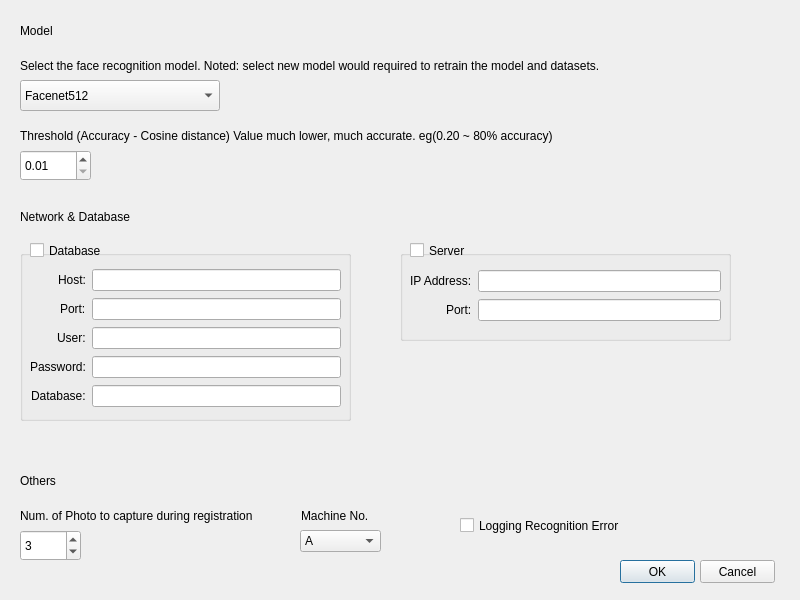
<?xml version="1.0" encoding="UTF-8"?>
<ui version="4.0">
 <class>Dialog</class>
 <widget class="QDialog" name="Dialog">
  <property name="geometry">
   <rect>
    <x>0</x>
    <y>0</y>
    <width>800</width>
    <height>600</height>
   </rect>
  </property>
  <property name="sizePolicy">
   <sizepolicy hsizetype="Preferred" vsizetype="Preferred">
    <horstretch>0</horstretch>
    <verstretch>48</verstretch>
   </sizepolicy>
  </property>
  <property name="minimumSize">
   <size>
    <width>800</width>
    <height>600</height>
   </size>
  </property>
  <property name="maximumSize">
   <size>
    <width>800</width>
    <height>600</height>
   </size>
  </property>
  <property name="windowTitle">
   <string>Settings</string>
  </property>
  <property name="styleSheet">
   <string notr="true"/>
  </property>
  <widget class="QComboBox" name="comboBox_model">
   <property name="geometry">
    <rect>
     <x>20</x>
     <y>80</y>
     <width>200</width>
     <height>31</height>
    </rect>
   </property>
   <property name="maximumSize">
    <size>
     <width>200</width>
     <height>16777215</height>
    </size>
   </property>
   <property name="cursor">
    <cursorShape>PointingHandCursor</cursorShape>
   </property>
   <property name="layoutDirection">
    <enum>Qt::LeftToRight</enum>
   </property>
   <property name="autoFillBackground">
    <bool>false</bool>
   </property>
   <property name="styleSheet">
    <string notr="true">font: 11pt &quot;MS Shell Dlg 2&quot;;</string>
   </property>
   <property name="currentText">
    <string>Facenet512</string>
   </property>
   <property name="frame">
    <bool>true</bool>
   </property>
   <property name="modelColumn">
    <number>0</number>
   </property>
   <item>
    <property name="text">
     <string>Facenet512</string>
    </property>
    <property name="icon">
     <iconset>
      <normaloff>../images/icon/google.png</normaloff>../images/icon/google.png</iconset>
    </property>
   </item>
   <item>
    <property name="text">
     <string>Facenet</string>
    </property>
    <property name="icon">
     <iconset>
      <normaloff>../images/icon/google.png</normaloff>../images/icon/google.png</iconset>
    </property>
   </item>
   <item>
    <property name="text">
     <string>DeepFace</string>
    </property>
    <property name="icon">
     <iconset>
      <normaloff>../images/icon/facebook.png</normaloff>../images/icon/facebook.png</iconset>
    </property>
   </item>
   <item>
    <property name="text">
     <string>VGG-Face</string>
    </property>
    <property name="icon">
     <iconset>
      <normaloff>../images/icon/oxford.png</normaloff>../images/icon/oxford.png</iconset>
    </property>
   </item>
   <item>
    <property name="text">
     <string>ArcFace</string>
    </property>
    <property name="icon">
     <iconset>
      <normaloff>../images/icon/imperial colleage.png</normaloff>../images/icon/imperial colleage.png</iconset>
    </property>
   </item>
   <item>
    <property name="text">
     <string>SFace</string>
    </property>
    <property name="icon">
     <iconset>
      <normaloff>../images/icon/BUPT.png</normaloff>../images/icon/BUPT.png</iconset>
    </property>
   </item>
  </widget>
  <widget class="QLabel" name="label_2">
   <property name="geometry">
    <rect>
     <x>20</x>
     <y>10</y>
     <width>351</width>
     <height>41</height>
    </rect>
   </property>
   <property name="styleSheet">
    <string notr="true">font: 87 20pt &quot;Arial Black&quot;;
font: 81 20pt &quot;Cantarell Extra Bold&quot;;</string>
   </property>
   <property name="text">
    <string>Model</string>
   </property>
   <property name="alignment">
    <set>Qt::AlignLeading|Qt::AlignLeft|Qt::AlignVCenter</set>
   </property>
   <property name="margin">
    <number>0</number>
   </property>
   <property name="indent">
    <number>0</number>
   </property>
  </widget>
  <widget class="QLabel" name="label">
   <property name="geometry">
    <rect>
     <x>20</x>
     <y>50</y>
     <width>771</width>
     <height>31</height>
    </rect>
   </property>
   <property name="text">
    <string>Select the face recognition model. Noted: select new model would required to retrain the model and datasets.</string>
   </property>
  </widget>
  <widget class="QDoubleSpinBox" name="threshold_label">
   <property name="geometry">
    <rect>
     <x>20</x>
     <y>150</y>
     <width>71</width>
     <height>31</height>
    </rect>
   </property>
   <property name="cursor">
    <cursorShape>ArrowCursor</cursorShape>
   </property>
   <property name="styleSheet">
    <string notr="true">font: 11pt &quot;MS Shell Dlg 2&quot;;</string>
   </property>
   <property name="inputMethodHints">
    <set>Qt::ImhNone</set>
   </property>
   <property name="minimum">
    <double>0.010000000000000</double>
   </property>
   <property name="maximum">
    <double>1.000000000000000</double>
   </property>
   <property name="singleStep">
    <double>0.010000000000000</double>
   </property>
   <property name="value">
    <double>0.010000000000000</double>
   </property>
  </widget>
  <widget class="QLabel" name="label_3">
   <property name="geometry">
    <rect>
     <x>20</x>
     <y>120</y>
     <width>761</width>
     <height>31</height>
    </rect>
   </property>
   <property name="text">
    <string>Threshold (Accuracy - Cosine distance) Value much lower, much accurate. eg(0.20 ~ 80% accuracy)</string>
   </property>
  </widget>
  <widget class="QLabel" name="label_4">
   <property name="geometry">
    <rect>
     <x>20</x>
     <y>191</y>
     <width>351</width>
     <height>51</height>
    </rect>
   </property>
   <property name="styleSheet">
    <string notr="true">font: 87 20pt &quot;Arial Black&quot;;
font: 81 20pt &quot;Cantarell Extra Bold&quot;;</string>
   </property>
   <property name="text">
    <string>Network &amp; Database</string>
   </property>
   <property name="alignment">
    <set>Qt::AlignLeading|Qt::AlignLeft|Qt::AlignVCenter</set>
   </property>
   <property name="margin">
    <number>0</number>
   </property>
   <property name="indent">
    <number>0</number>
   </property>
  </widget>
  <widget class="QCheckBox" name="checkBox_server">
   <property name="geometry">
    <rect>
     <x>410</x>
     <y>240</y>
     <width>81</width>
     <height>21</height>
    </rect>
   </property>
   <property name="text">
    <string>Server</string>
   </property>
  </widget>
  <widget class="QGroupBox" name="groupBox">
   <property name="geometry">
    <rect>
     <x>20</x>
     <y>250</y>
     <width>331</width>
     <height>171</height>
    </rect>
   </property>
   <property name="title">
    <string/>
   </property>
   <widget class="QWidget" name="horizontalLayoutWidget">
    <property name="geometry">
     <rect>
      <x>10</x>
      <y>19</y>
      <width>311</width>
      <height>141</height>
     </rect>
    </property>
    <layout class="QFormLayout" name="formLayout">
     <property name="labelAlignment">
      <set>Qt::AlignRight|Qt::AlignTrailing|Qt::AlignVCenter</set>
     </property>
     <property name="formAlignment">
      <set>Qt::AlignLeading|Qt::AlignLeft|Qt::AlignTop</set>
     </property>
     <property name="horizontalSpacing">
      <number>6</number>
     </property>
     <property name="verticalSpacing">
      <number>7</number>
     </property>
     <property name="rightMargin">
      <number>0</number>
     </property>
     <item row="0" column="0">
      <widget class="QLabel" name="label_5">
       <property name="text">
        <string>Host:</string>
       </property>
      </widget>
     </item>
     <item row="0" column="1">
      <widget class="QLineEdit" name="db_host">
       <property name="focusPolicy">
        <enum>Qt::StrongFocus</enum>
       </property>
       <property name="contextMenuPolicy">
        <enum>Qt::DefaultContextMenu</enum>
       </property>
       <property name="inputMethodHints">
        <set>Qt::ImhPreferUppercase|Qt::ImhUppercaseOnly</set>
       </property>
      </widget>
     </item>
     <item row="1" column="0">
      <widget class="QLabel" name="label_6">
       <property name="enabled">
        <bool>true</bool>
       </property>
       <property name="text">
        <string>Port:</string>
       </property>
      </widget>
     </item>
     <item row="1" column="1">
      <widget class="QLineEdit" name="db_port">
       <property name="enabled">
        <bool>true</bool>
       </property>
       <property name="inputMethodHints">
        <set>Qt::ImhDigitsOnly</set>
       </property>
       <property name="maxLength">
        <number>5</number>
       </property>
      </widget>
     </item>
     <item row="2" column="0">
      <widget class="QLabel" name="label_7">
       <property name="text">
        <string>User:</string>
       </property>
      </widget>
     </item>
     <item row="2" column="1">
      <widget class="QLineEdit" name="db_user"/>
     </item>
     <item row="3" column="0">
      <widget class="QLabel" name="label_8">
       <property name="text">
        <string>Password:</string>
       </property>
      </widget>
     </item>
     <item row="3" column="1">
      <widget class="QLineEdit" name="db_password">
       <property name="inputMethodHints">
        <set>Qt::ImhHiddenText</set>
       </property>
      </widget>
     </item>
     <item row="4" column="0">
      <widget class="QLabel" name="label_9">
       <property name="text">
        <string>Database:</string>
       </property>
      </widget>
     </item>
     <item row="4" column="1">
      <widget class="QLineEdit" name="db_database"/>
     </item>
    </layout>
   </widget>
  </widget>
  <widget class="QCheckBox" name="checkBox_db">
   <property name="geometry">
    <rect>
     <x>30</x>
     <y>240</y>
     <width>101</width>
     <height>21</height>
    </rect>
   </property>
   <property name="text">
    <string>Database</string>
   </property>
  </widget>
  <widget class="QGroupBox" name="groupBox_2">
   <property name="geometry">
    <rect>
     <x>400</x>
     <y>250</y>
     <width>331</width>
     <height>91</height>
    </rect>
   </property>
   <property name="title">
    <string/>
   </property>
   <widget class="QWidget" name="horizontalLayoutWidget_2">
    <property name="geometry">
     <rect>
      <x>10</x>
      <y>20</y>
      <width>311</width>
      <height>61</height>
     </rect>
    </property>
    <layout class="QFormLayout" name="formLayout_2">
     <property name="labelAlignment">
      <set>Qt::AlignRight|Qt::AlignTrailing|Qt::AlignVCenter</set>
     </property>
     <property name="formAlignment">
      <set>Qt::AlignLeading|Qt::AlignLeft|Qt::AlignTop</set>
     </property>
     <property name="horizontalSpacing">
      <number>6</number>
     </property>
     <property name="verticalSpacing">
      <number>7</number>
     </property>
     <property name="rightMargin">
      <number>0</number>
     </property>
     <item row="0" column="0">
      <widget class="QLabel" name="label_14">
       <property name="text">
        <string>IP Address:</string>
       </property>
      </widget>
     </item>
     <item row="0" column="1">
      <widget class="QLineEdit" name="server_ip">
       <property name="focusPolicy">
        <enum>Qt::StrongFocus</enum>
       </property>
       <property name="contextMenuPolicy">
        <enum>Qt::DefaultContextMenu</enum>
       </property>
       <property name="inputMethodHints">
        <set>Qt::ImhNone</set>
       </property>
      </widget>
     </item>
     <item row="1" column="0">
      <widget class="QLabel" name="label_10">
       <property name="enabled">
        <bool>true</bool>
       </property>
       <property name="text">
        <string>Port:</string>
       </property>
      </widget>
     </item>
     <item row="1" column="1">
      <widget class="QLineEdit" name="server_port">
       <property name="enabled">
        <bool>true</bool>
       </property>
       <property name="inputMethodHints">
        <set>Qt::ImhDigitsOnly</set>
       </property>
       <property name="maxLength">
        <number>5</number>
       </property>
      </widget>
     </item>
    </layout>
   </widget>
  </widget>
  <widget class="QLabel" name="label_17">
   <property name="geometry">
    <rect>
     <x>20</x>
     <y>460</y>
     <width>351</width>
     <height>41</height>
    </rect>
   </property>
   <property name="styleSheet">
    <string notr="true">font: 87 20pt &quot;Arial Black&quot;;
font: 81 20pt &quot;Cantarell Extra Bold&quot;;</string>
   </property>
   <property name="text">
    <string>Others</string>
   </property>
   <property name="alignment">
    <set>Qt::AlignLeading|Qt::AlignLeft|Qt::AlignVCenter</set>
   </property>
   <property name="margin">
    <number>0</number>
   </property>
   <property name="indent">
    <number>0</number>
   </property>
  </widget>
  <widget class="QLabel" name="label_18">
   <property name="geometry">
    <rect>
     <x>20</x>
     <y>500</y>
     <width>251</width>
     <height>31</height>
    </rect>
   </property>
   <property name="text">
    <string>Num. of Photo to capture during registration</string>
   </property>
   <property name="wordWrap">
    <bool>true</bool>
   </property>
   <property name="indent">
    <number>0</number>
   </property>
  </widget>
  <widget class="QSpinBox" name="num_photo">
   <property name="geometry">
    <rect>
     <x>20</x>
     <y>530</y>
     <width>61</width>
     <height>31</height>
    </rect>
   </property>
   <property name="styleSheet">
    <string notr="true">font: 11pt &quot;MS Shell Dlg 2&quot;;</string>
   </property>
   <property name="suffix">
    <string/>
   </property>
   <property name="prefix">
    <string/>
   </property>
   <property name="minimum">
    <number>1</number>
   </property>
   <property name="maximum">
    <number>9</number>
   </property>
   <property name="value">
    <number>3</number>
   </property>
  </widget>
  <widget class="QCheckBox" name="checkBox_logging">
   <property name="geometry">
    <rect>
     <x>460</x>
     <y>510</y>
     <width>191</width>
     <height>31</height>
    </rect>
   </property>
   <property name="text">
    <string>Logging Recognition Error</string>
   </property>
  </widget>
  <widget class="QPushButton" name="save_button">
   <property name="geometry">
    <rect>
     <x>620</x>
     <y>560</y>
     <width>75</width>
     <height>23</height>
    </rect>
   </property>
   <property name="cursor">
    <cursorShape>PointingHandCursor</cursorShape>
   </property>
   <property name="text">
    <string>OK</string>
   </property>
  </widget>
  <widget class="QPushButton" name="cancel_button">
   <property name="geometry">
    <rect>
     <x>700</x>
     <y>560</y>
     <width>75</width>
     <height>23</height>
    </rect>
   </property>
   <property name="cursor">
    <cursorShape>PointingHandCursor</cursorShape>
   </property>
   <property name="text">
    <string>Cancel</string>
   </property>
  </widget>
  <widget class="QLabel" name="label_19">
   <property name="geometry">
    <rect>
     <x>300</x>
     <y>500</y>
     <width>121</width>
     <height>31</height>
    </rect>
   </property>
   <property name="text">
    <string>Machine No.</string>
   </property>
   <property name="wordWrap">
    <bool>true</bool>
   </property>
   <property name="indent">
    <number>1</number>
   </property>
  </widget>
  <widget class="QComboBox" name="comboBox_machine">
   <property name="geometry">
    <rect>
     <x>300</x>
     <y>530</y>
     <width>81</width>
     <height>22</height>
    </rect>
   </property>
   <property name="styleSheet">
    <string notr="true">font: 10pt &quot;MS Shell Dlg 2&quot;;</string>
   </property>
   <item>
    <property name="text">
     <string>A</string>
    </property>
   </item>
   <item>
    <property name="text">
     <string>B</string>
    </property>
   </item>
   <item>
    <property name="text">
     <string>C</string>
    </property>
   </item>
   <item>
    <property name="text">
     <string>D</string>
    </property>
   </item>
   <item>
    <property name="text">
     <string>E</string>
    </property>
   </item>
  </widget>
  <widget class="QLabel" name="label_11">
   <property name="geometry">
    <rect>
     <x>760</x>
     <y>10</y>
     <width>21</width>
     <height>21</height>
    </rect>
   </property>
   <property name="cursor">
    <cursorShape>WhatsThisCursor</cursorShape>
   </property>
   <property name="toolTip">
    <string>&lt;html&gt;&lt;head/&gt;&lt;body&gt;&lt;p&gt;This project give credits to System Engineer of CSC Steel who is &lt;span style=&quot; font-weight:600;&quot;&gt;Liew Kim Soon&lt;/span&gt; for his guiding and &lt;span style=&quot; font-weight:600;&quot;&gt;Sefik Ilkin Serengil&lt;/span&gt; for his marvelous effort in deepface research. &lt;/p&gt;&lt;p&gt;More information about Sefik's &lt;a href=&quot;https://github.com/serengil/deepface&quot;&gt;&lt;span style=&quot; text-decoration: underline; color:#0000ff;&quot;&gt;DeepFace&lt;/span&gt;&lt;/a&gt; project. https://github.com/serengil/deepface &lt;/p&gt;&lt;p&gt;Please open in resolution of 1366 x 768 (recommended) for your best view of interface. &lt;/p&gt;&lt;/body&gt;&lt;/html&gt;</string>
   </property>
   <property name="toolTipDuration">
    <number>-1</number>
   </property>
   <property name="whatsThis">
    <string>&lt;html&gt;&lt;head/&gt;&lt;body&gt;&lt;p&gt;Some information and credits about this system.&lt;/p&gt;&lt;p&gt;Thanks for using this system.&lt;/p&gt;&lt;/body&gt;&lt;/html&gt;</string>
   </property>
   <property name="text">
    <string/>
   </property>
   <property name="pixmap">
    <pixmap>../images/infoIcon.png</pixmap>
   </property>
   <property name="scaledContents">
    <bool>true</bool>
   </property>
  </widget>
  <zorder>comboBox_model</zorder>
  <zorder>label_2</zorder>
  <zorder>label</zorder>
  <zorder>threshold_label</zorder>
  <zorder>label_3</zorder>
  <zorder>label_4</zorder>
  <zorder>groupBox</zorder>
  <zorder>groupBox_2</zorder>
  <zorder>checkBox_server</zorder>
  <zorder>checkBox_db</zorder>
  <zorder>label_17</zorder>
  <zorder>label_18</zorder>
  <zorder>num_photo</zorder>
  <zorder>checkBox_logging</zorder>
  <zorder>save_button</zorder>
  <zorder>cancel_button</zorder>
  <zorder>label_19</zorder>
  <zorder>comboBox_machine</zorder>
  <zorder>label_11</zorder>
 </widget>
 <resources/>
 <connections/>
</ui>
